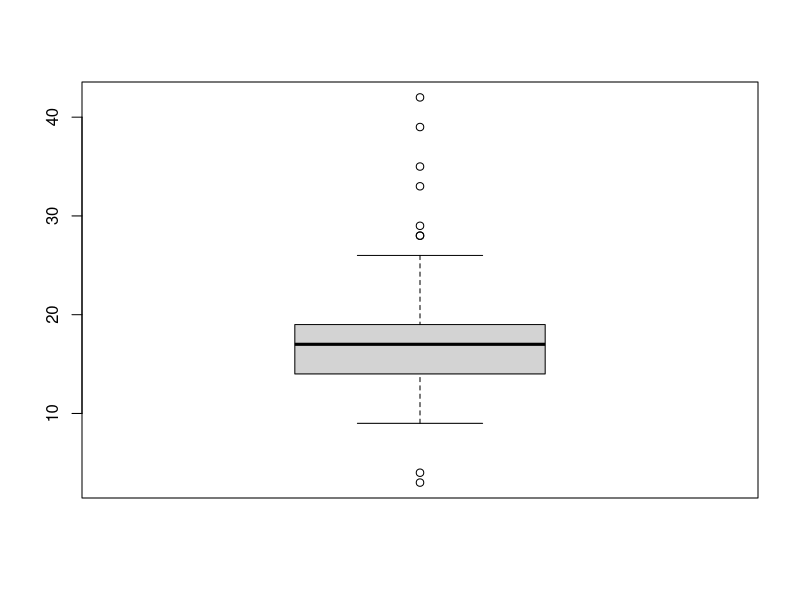
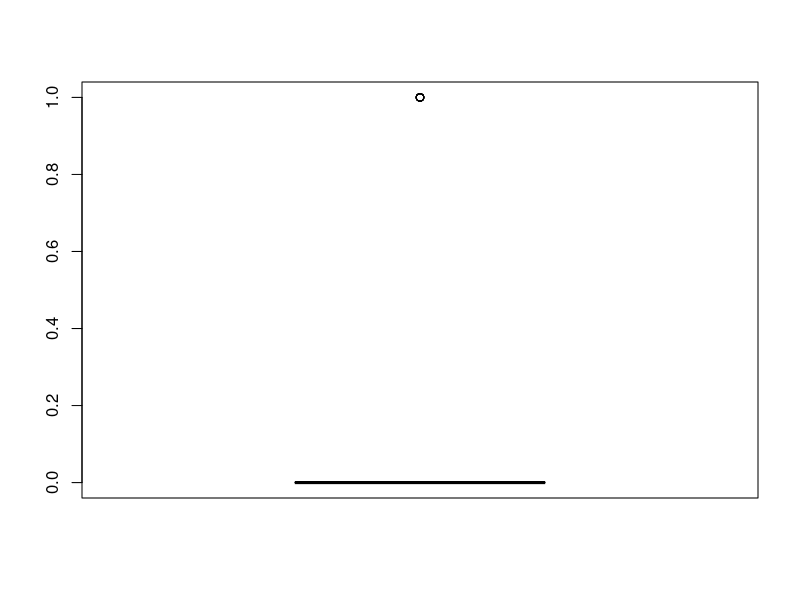

Reproduce these figures in R, in order.
install.packages("dplyr")
install.packages("ggplot2")
library(dplyr)
mpg <- as.data.frame(ggplot2::mpg)

#7-1
mpg$hwycty = mpg$hwy + mpg$cty
#7-2
mpg$mhwycty = mpg$hwycty/2
#7-3
mpg %>% 
  arrange(desc(mhwycty)) %>% 
  head(3)
#7-4
mpg %>%
 mutate(mm=(mpg$hwy+mpg$cty)/2)%>%
  group_by(mm)%>%
  arrange(desc(mm)) %>% 
  head(3)

#8-1
mpg %>% 
  group_by(class) %>% 
  summarise(mean(cty))
#8-2
mpg %>% 
  group_by(class) %>% 
  summarise(mean_cty = mean(cty)) %>% 
  arrange(desc(mean_cty))
#8-3
mpg %>% 
  group_by(manufacturer) %>% 
  summarise(mean_hwy = mean(hwy)) %>% 
  arrange(desc(mean_hwy)) %>% 
  head(3) 
#8-4
mpg %>% 
  filter(class=="compact") %>% 
  group_by(manufacturer) %>% 
  summarise(n=n()) %>% 
  arrange(desc(n))

#9-1
fuel = data.frame(fl = c("c","d","e","p","r"),
                  price_fl = c(2.35, 2.38, 2.11, 2.76, 2.22),
                  stringsAsFactors = F)
fuel
mpg_new <- left_join(mpg, fuel, by = "fl")

#9-2
mpg_new %>% 
  head(5)

#10-1
midwest <- as.data.frame(ggplot2::midwest)
midwest$nonadult = {1-(midwest$popadults/midwest$poptotal)}*100

#10-2
midwest %>% 
  arrange(desc(nonadult)) %>% 
  select(county, nonadult) %>% 
  head(5) 
  
#10-3
midwest$crit = ifelse(midwest$nonadult>40, "large",
                      ifelse(midwest$nonadult <40&midwest$nonadult>=30, "middle","small"))

#10-4
midwest$asiantot = (midwest$popasian/midwest$poptotal)*100
midwest %>% 
  arrange(asiantot) %>% 
  select(state,county,asiantot) %>% 
  head(10)
  
#11-1
mpg = as.data.frame(ggplot2::mpg)
mpg[c(65,124,131,153,212), "hwy"] <- NA
table(is.na(mpg$drv))
table(is.na(mpg$hwy))

#11-2
mpg %>% 
  group_by(drv) %>% 
  summarise(mean_hwy = mean(hwy, na.rm = T))

#12-1
mpg = as.data.frame(ggplot2::mpg)
mpg[c(10,14,58,93),"drv"]<-"k"
mpg[c(29,43,129,203),"cty"]<-c(3,4,39,42)
mpg$drv <- ifelse(mpg$drv == "k", NA, mpg$drv)
table(is.na(mpg$drv))

#12-2
boxplot(mpg$cty)
mpg$cty = ifelse(mpg$cty >= 9 & mpg$cty <= 26, mpg$cty, NA)
boxplot(is.na(mpg$cty))

#12-3
mpg %>% 
  filter(!is.na(drv) & !is.na(cty)) %>% 
  group_by(drv) %>% 
  summarise(mean(cty))